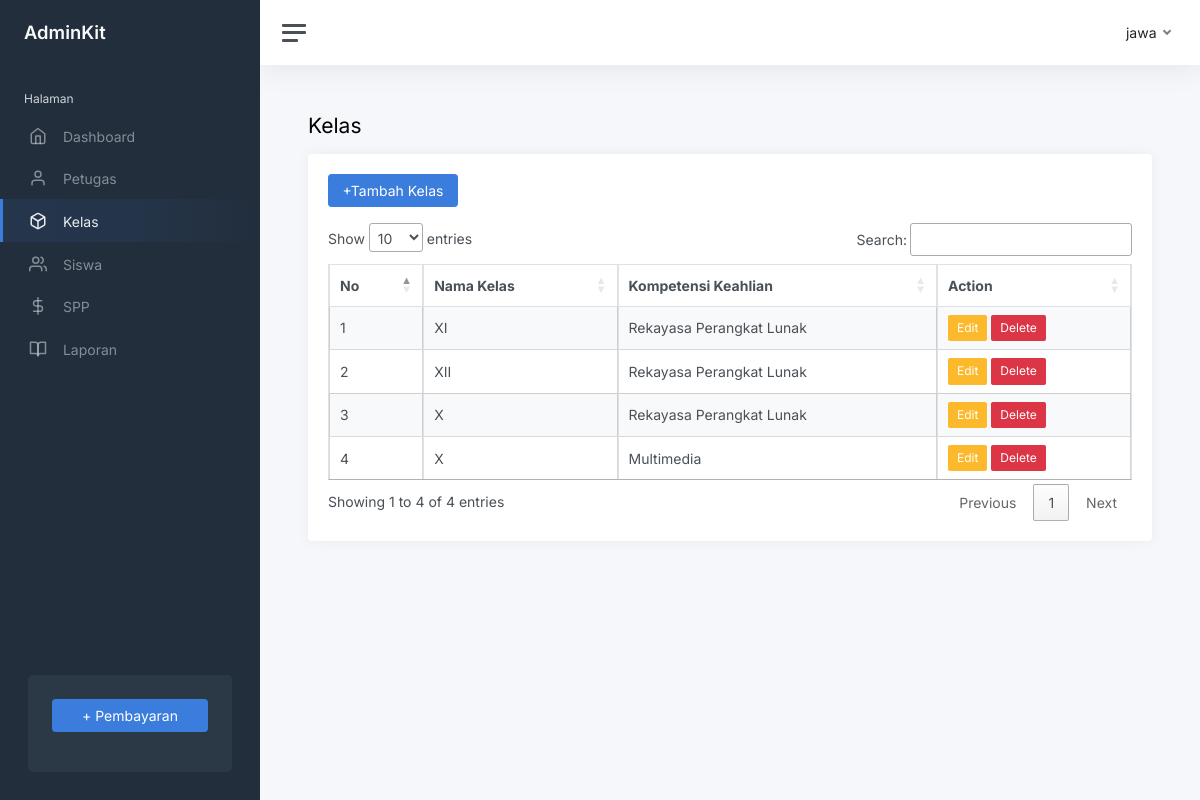
The app's page /index.php?page=kelas (signed in) with its own data.
### tables this page shows
CREATE TABLE `kelas` (
  `id_kelas` int(11) NOT NULL,
  `nama_kelas` varchar(10) NOT NULL,
  `kompetensi_keahlian` varchar(50) NOT NULL
);

### kelas.php (the view, shortened to what this page needs)
<h1 class="h3 mb-3">Kelas</h1>
<div class="row">
    <div class="col-12">
        <div class="card flex-fill">
            <div class="card-body">
                <button type="button" class="btn btn-primary mb-3" data-bs-toggle="modal" data-bs-target="#tambahkelas">
                    +Tambah Kelas
                </button>
                <table class="table table-bordered table-striped table-hover cell-border" id="kelas">
                    <thead>
                        <tr>
                            <th>No</th>
                            <th>Nama Kelas</th>
                            <th>Kompetensi Keahlian</th>
                            <th>Action</th>
                        </tr>
                    </thead>
                    <tbody>
                        <?php
                        $i = 1;
                        $query = mysqli_query($koneksi, "SELECT * FROM kelas");
                        while ($data = mysqli_fetch_array($query)) {
                        ?>
                            <tr>
                                <td><?php echo $i++ ?></td>
                                <td><?php echo $data['nama_kelas'] ?></td>
                                <td><?php echo $data['kompetensi_keahlian'] ?></td>
                                <td>
                                    <button type="button" class="btn btn-warning btn-sm" data-bs-toggle="modal" data-bs-target="#editkelas<?php echo $data['id_kelas'] ?>">
                                        Edit
                                    </button>
                                    <button type="button" class="btn btn-danger btn-sm" data-bs-toggle="modal" data-bs-target="#hapuskelas<?php echo $data['id_kelas'] ?>">
                                        Delete
                                    </button>
                                </td>
                            </tr>
                        <?php
                        }
                        ?>
                    </tbody>
                </table>
            </div>
        </div>
    </div>
</div>

### records on screen
kelas: nama_kelas "XI", kompetensi_keahlian "Rekayasa Perangkat Lunak"
kelas: nama_kelas "XII", kompetensi_keahlian "Rekayasa Perangkat Lunak"
kelas: nama_kelas "X", kompetensi_keahlian "Rekayasa Perangkat Lunak"
kelas: nama_kelas "X", kompetensi_keahlian "Multimedia"

### other values on screen
$_SESSION['user']['nama_petugas'] "jawa"
